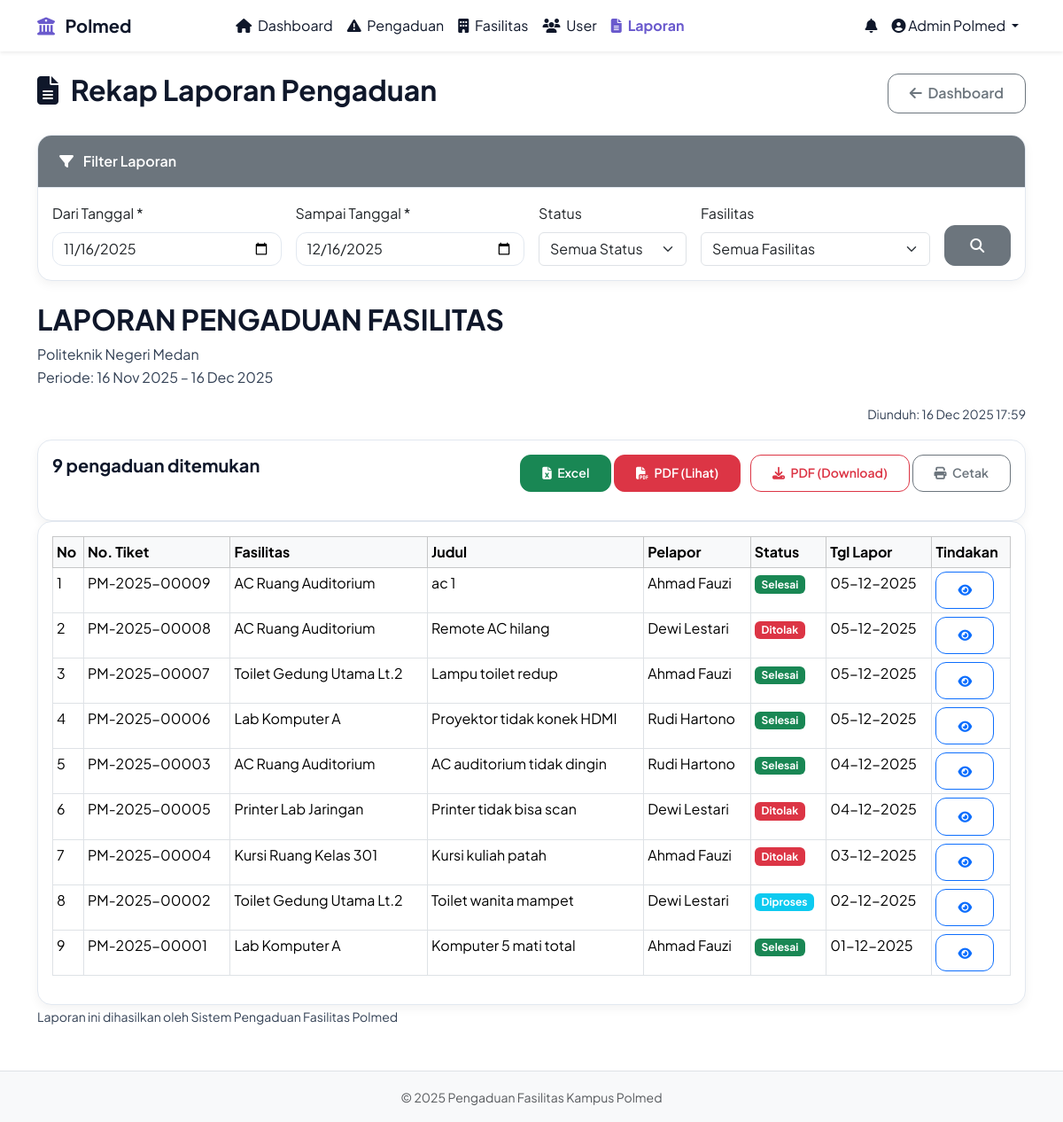
The page /dashboard/admin/laporan.php (signed in) on the database its author committed.
### tables this page shows
CREATE TABLE `pengaduan` (
  `id` int(11) NOT NULL,
  `user_id` int(11) NOT NULL,
  `fasilitas_id` int(11) NOT NULL,
  `no_tiket` varchar(20) NOT NULL,
  `judul` varchar(150) NOT NULL,
  `deskripsi` text NOT NULL,
  `foto` varchar(255) DEFAULT NULL,
  `status` enum('menunggu','diproses','selesai','ditolak') NOT NULL DEFAULT 'menunggu',
  `created_at` timestamp NOT NULL DEFAULT current_timestamp(),
  `updated_at` timestamp NOT NULL DEFAULT current_timestamp() ON UPDATE current_timestamp()
);

CREATE TABLE `fasilitas` (
  `id` int(11) NOT NULL,
  `nama` varchar(100) NOT NULL,
  `lokasi` varchar(100) DEFAULT NULL,
  `deskripsi` text DEFAULT NULL
);

CREATE TABLE `users` (
  `id` int(11) NOT NULL,
  `nama` varchar(100) NOT NULL,
  `nim_nip` varchar(20) NOT NULL,
  `email` varchar(100) DEFAULT NULL,
  `password` varchar(255) NOT NULL,
  `role` enum('mahasiswa','petugas','admin') NOT NULL DEFAULT 'mahasiswa',
  `created_at` timestamp NOT NULL DEFAULT current_timestamp()
);

### dashboard/admin/laporan.php (the view, shortened to what this page needs)
<?php
require_once '../../includes/auth_check.php';
$tgl_awal = $_GET['tgl_awal'] ?? date('Y-m-d', strtotime('-30 days'));
$tgl_akhir = $_GET['tgl_akhir'] ?? date('Y-m-d');
$status = $_GET['status'] ?? 'semua';
$sql = "
    SELECT p.id, p.no_tiket, p.judul, p.status, p.created_at, p.updated_at,
           f.nama as fasilitas, u.nama as pelapor
    FROM pengaduan p
    JOIN users u ON p.user_id = u.id
    JOIN fasilitas f ON p.fasilitas_id = f.id
    WHERE DATE(p.created_at) BETWEEN ? AND ?
";
$params = [$tgl_awal, $tgl_akhir];
$types = "ss";
$sql .= " ORDER BY p.created_at DESC LIMIT 1000";
$stmt = $koneksi->prepare($sql);
$stmt->bind_param($types, ...$params);
$stmt->execute();
$result = $stmt->get_result();
?>
<?php include '../../includes/header.php'; ?>
<div class="d-flex justify-content-between align-items-center mb-4">
    <h2><i class="fas fa-file-alt me-2"></i> Rekap Laporan Pengaduan</h2>
    <a href="index.php" class="btn btn-outline-secondary no-print">
        <i class="fas fa-arrow-left me-1"></i> Dashboard
    </a>
</div>
<div class="card mb-4 no-print">
    <div class="card-header bg-secondary text-white">
        <i class="fas fa-filter me-2"></i> Filter Laporan
    </div>
    <div class="card-body">
        <form method="GET" class="row g-3">
            <div class="col-md-3">
                <label class="form-label">Dari Tanggal *</label>
                <input type="date" class="form-control" name="tgl_awal" value="<?= htmlspecialchars($tgl_awal) ?>" required>
            </div>
            <div class="col-md-3">
                <label class="form-label">Sampai Tanggal *</label>
                <input type="date" class="form-control" name="tgl_akhir" value="<?= htmlspecialchars($tgl_akhir) ?>" required>
            </div>
            <div class="col-md-2">
                <label class="form-label">Status</label>
                <select class="form-select" name="status">
                    <option value="semua" <?= $status === 'semua' ? 'selected' : '' ?>>Semua Status</option>
                </select>
            </div>
            <div class="col-md-3">
                <label class="form-label">Fasilitas</label>
                <select class="form-select" name="fasilitas">
                    <option value="">Semua Fasilitas</option>
                </select>
            </div>
            <div class="col-md-1 d-flex align-items-end">
                <button type="submit" class="btn btn-secondary w-100">
                    <i class="fas fa-search"></i>
                </button>
            </div>
        </form>
    </div>
</div>
<?php if ($result->num_rows > 0): ?>
    <div class="print-header no-print">
        <h2>LAPORAN PENGADUAN FASILITAS</h2>
        <p>
            Politeknik Negeri Medan<br>
            Periode: <?= date('d M Y', strtotime($tgl_awal)) ?> – <?= date('d M Y', strtotime($tgl_akhir)) ?>
        </p>
    </div>
    <div class="print-meta no-print text-end mb-3">
        <small>Diunduh: <?= date('d M Y H:i') ?></small>
    </div>
    <div class="card no-print">
        <div class="card-body">
            <div class="d-flex justify-content-between mb-3">
                <h5 class="mb-0"><?= $result->num_rows ?> pengaduan ditemukan</h5>
                <div>
                    <a href="?<?= http_build_query(array_merge($_GET, ['export' => 'excel'])) ?>"
                       class="btn btn-success btn-sm">
                        <i class="fas fa-file-excel me-1"></i> Excel
                    </a>
                    <a href="laporan_pdf.php?<?= http_build_query($_GET) ?>"
                    class="btn btn-danger btn-sm me-2" target="_blank">
                        <i class="fas fa-file-pdf me-1"></i> PDF (Lihat)
                    </a>
                    <a href="laporan_pdf.php?<?= http_build_query(array_merge($_GET, ['download' => 1])) ?>"
                        class="btn btn-outline-danger btn-sm">
                            <i class="fas fa-download me-1"></i> PDF (Download)
                        </a>
                    <button onclick="window.print()" class="btn btn-outline-secondary btn-sm">
                        <i class="fas fa-print me-1"></i> Cetak
                    </button>
                </div>
            </div>
        </div>
    </div>
    <div class="card">
        <div class="card-body">
            <div class="table-responsive">
                <table class="table table-bordered table-sm">
                    <thead class="table-light">
                        <tr>
                            <th>No</th>
                            <th>No. Tiket</th>
                            <th>Fasilitas</th>
                            <th>Judul</th>
                            <th>Pelapor</th>
                            <th>Status</th>
                            <th>Tgl Lapor</th>
                            <th>Tindakan</th>
                        </tr>
                    </thead>
                    <tbody>
                        <?php $no = 1; while ($row = $result->fetch_assoc()): ?>
                            <tr>
                                <td><?= $no++ ?></td>
                                <td><?= htmlspecialchars($row['no_tiket']) ?></td>
                                <td><?= htmlspecialchars($row['fasilitas']) ?></td>
                                <td><?= htmlspecialchars($row['judul']) ?></td>
                                <td><?= htmlspecialchars($row['pelapor']) ?></td>
                                <td>
                                    <span class="badge bg-<?=
                                        $row['status'] == 'selesai' ? 'success' :
                                        ($row['status'] == 'diproses' ? 'info' :
                                        ($row['status'] == 'ditolak' ? 'danger' : 'warning'))
                                    ?>">
                                        <?= ucfirst($row['status']) ?>
                                    </span>
                                </td>
                                <td><?= date('d-m-Y', strtotime($row['created_at'])) ?></td>
                                <td class="no-print">
                                    <a href="pengaduan.php?id=<?= $row['id'] ?>" class="btn btn-sm btn-outline-primary">
                                        <i class="fas fa-eye"></i>
                                    </a>
                                </td>
                            </tr>
                        <?php endwhile; ?>
                    </tbody>
                </table>
            </div>
        </div>
    </div>
    <footer class="print-footer no-print">
        <small>Laporan ini dihasilkan oleh Sistem Pengaduan Fasilitas Polmed</small>
    </footer>
<?php endif; ?>
<?php include '../../includes/footer.php'; ?>

### assets/css/style.css (style rules this page uses)
:root { --primary: #6a5acd; --primary-light: #8a7fd4; --primary-dark: #4a3a9c; --success: #10b981; --warning: #f59e0b; --danger: #ef4444; --white: #ffffff; --gray-100: #f8fafc; --gray-200: #e2e8f0; --gray-700: #334155; --shadow: 0 4px 12px rgba(0, 0, 0, 0.05); --border-radius: 16px; }
body { font-family: 'Plus Jakarta Sans', -apple-system, BlinkMacSystemFont, 'Segoe UI', Roboto, sans-serif; background-color: var(--white); color: var(--gray-700); line-height: 1.6; }
h1, h2, h3, h4, h5, h6 { font-weight: 700; color: #0f172a; }
.card { border: 1px solid var(--gray-200); border-radius: var(--border-radius); box-shadow: var(--shadow); transition: transform 0.3s ease; overflow: hidden; }
.card-header { background-color: var(--white); border-bottom: 1px solid var(--gray-200); font-weight: 600; padding: 1rem 1.5rem; }
.btn { font-weight: 600; border-radius: 12px; padding: 0.6rem 1.5rem; }
.form-control { border-radius: 12px; border: 1px solid var(--gray-200); }

### includes/header.php (style rules this page uses)
body { font-family: 'Plus Jakarta Sans', -apple-system, BlinkMacSystemFont, sans-serif; }

### rows shown on the page
pengaduan: no_tiket "PM-2025-00009", fasilitas.nama "AC Ruang Auditorium", judul "ac 1", user.nama "Ahmad Fauzi", status "Selesai", created_at "05-12-2025"
pengaduan: no_tiket "PM-2025-00008", fasilitas.nama "AC Ruang Auditorium", judul "Remote AC hilang", user.nama "Dewi Lestari", status "Ditolak", created_at "05-12-2025"
pengaduan: no_tiket "PM-2025-00007", fasilitas.nama "Toilet Gedung Utama Lt.2", judul "Lampu toilet redup", user.nama "Ahmad Fauzi", status "Selesai", created_at "05-12-2025"
pengaduan: no_tiket "PM-2025-00006", fasilitas.nama "Lab Komputer A", judul "Proyektor tidak konek HDMI", user.nama "Rudi Hartono", status "Selesai", created_at "05-12-2025"
pengaduan: no_tiket "PM-2025-00003", fasilitas.nama "AC Ruang Auditorium", judul "AC auditorium tidak dingin", user.nama "Rudi Hartono", status "Selesai", created_at "04-12-2025"
pengaduan: no_tiket "PM-2025-00005", fasilitas.nama "Printer Lab Jaringan", judul "Printer tidak bisa scan", user.nama "Dewi Lestari", status "Ditolak", created_at "04-12-2025"
pengaduan: no_tiket "PM-2025-00004", fasilitas.nama "Kursi Ruang Kelas 301", judul "Kursi kuliah patah", user.nama "Ahmad Fauzi", status "Ditolak", created_at "03-12-2025"
pengaduan: no_tiket "PM-2025-00002", fasilitas.nama "Toilet Gedung Utama Lt.2", judul "Toilet wanita mampet", user.nama "Dewi Lestari", status "Diproses", created_at "02-12-2025"
pengaduan: no_tiket "PM-2025-00001", fasilitas.nama "Lab Komputer A", judul "Komputer 5 mati total", user.nama "Ahmad Fauzi", status "Selesai", created_at "01-12-2025"

### other values the page prints
$_SESSION['nama'] "Admin Polmed"
date('d M Y', strtotime($tgl_awal)) "16 Nov 2025"
date('d M Y', strtotime($tgl_akhir)) "16 Dec 2025"
$result->num_rows "9"
